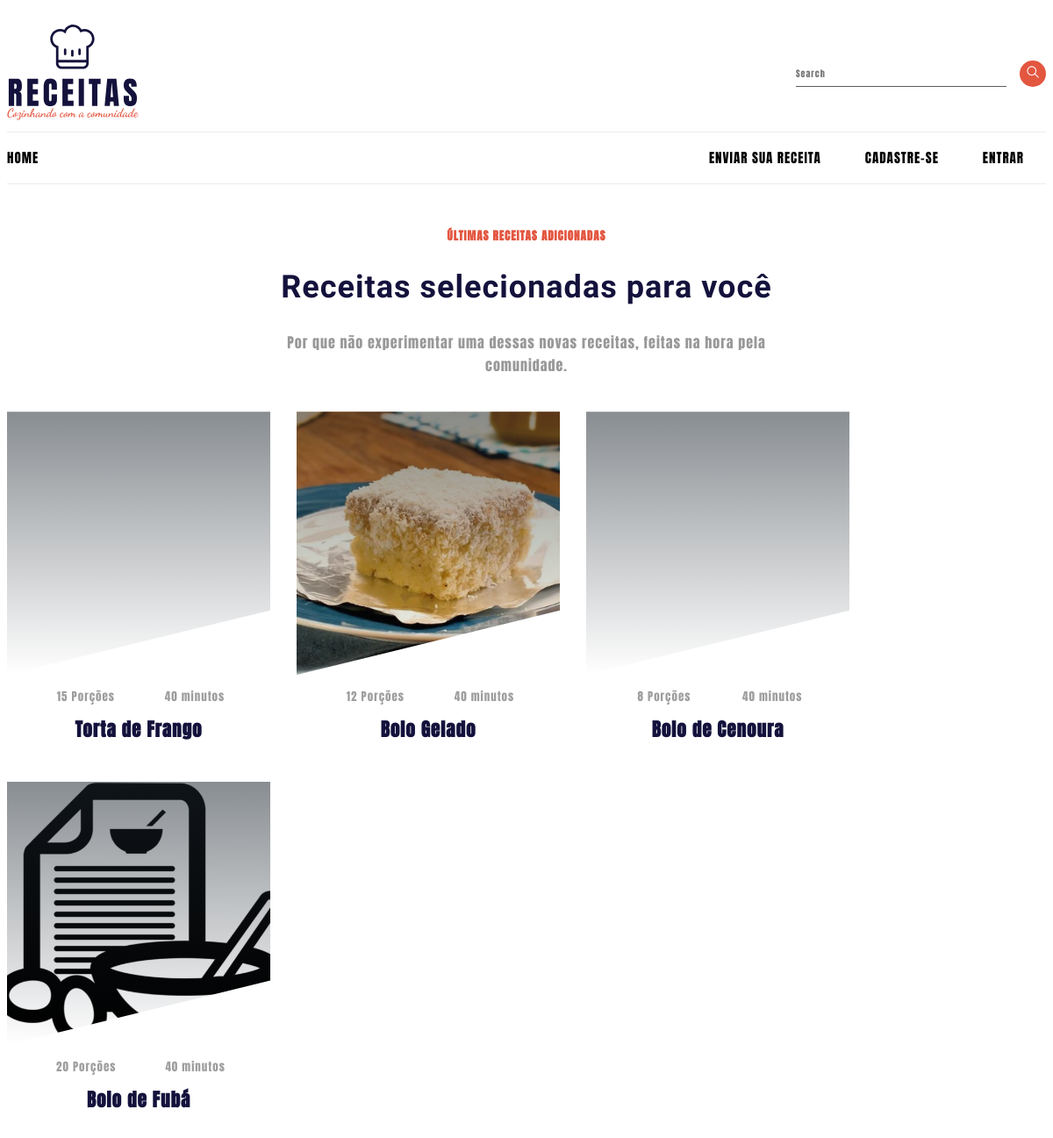
The page / on the database its author committed.
### receitas/models.py (models this page shows, shortened)
class Receita(models.Model):
  pessoa = models.ForeignKey(User, on_delete = models.CASCADE)
  nome = models.CharField(max_length = 200)
  ingredientes = models.TextField()
  modo_preparo = models.TextField()
  tempo_preparo = models.IntegerField()
  rendimento = models.IntegerField()
  categoria = models.CharField(max_length = 100)
  data_receita = models.DateTimeField(default = datetime.now, blank = True)
  foto = models.ImageField(upload_to = 'fotos/%d/%m/%Y', blank = True)
  publicado = models.BooleanField(default = False)

### receitas/views.py (the view)
# urls.py: path('', views.index, name = 'index'),
def index(request):
  receitas = Receita.objects.order_by('-data_receita').filter(publicado = True)
  dados = { 'receitas' : receitas }
  return render(request, 'index.html', dados)

### templates/index.html (shortened to what this page needs)
{% extends 'base.html' %}
{% load static %}
{% block content %}
{% include 'partials/_menu.html' %}
<main>
  <header class="box__header">
    <h6>Últimas receitas adicionadas</h6>
    <h2>Receitas selecionadas para você</h2>
    <h5>Por que não experimentar uma dessas novas receitas, feitas na hora pela comunidade.</h5>
  </header>
  <div class="box__container">
    {% if receitas %}
      {% for receita in receitas %}
        <article class="recipe">
          <header class="header__recipe">
            {% if receita.foto == '' %}
              <a href="{% url 'receita' receita.id %}"><span class="thumbnail__recipe size__medium" style="background-image: url('{% static 'Image/receita_sem_imagem.png' %}');"></span></a>
            {% else %}
              <a href="{% url 'receita' receita.id %}"><span class="thumbnail__recipe size__medium" style="background-image: url('{{ receita.foto.url }}');"></span></a>
            {% endif %}
          </header>
          <div class="recipe__content">
            <footer class="recipe__footer">
              <div class="recipe__portions">
                <span>{{ receita.rendimento }} Porções</span>
              </div>
              <div class="recipe__cooking_time">
                <span>{{ receita.tempo_preparo }} minutos</span>
              </div>
            </footer>
            <h3 class="recipe__title">
              <a href="{% url 'receita' receita.id %}">{{ receita.nome }}</a>
            </h3>
          </div>
        </article>
      {% endfor %}
    {% else %}
        <h2 class="sem__receita">Nenhuma Receita cadastrada!  :(</h2>
    {% endif %}
  </div>
</main>
{% endblock %}

### projetoReceita/static/css/styles.css (style rules this page uses)
:root { --brand-color: #e35640; --blue-color: #14123c; }
* { box-sizing: border-box; font-size: 10px; font-family: 'Anton', sans-serif; letter-spacing: 1px; }
main { max-width: 130rem; margin: 5rem auto; }
.box__header { margin: 0 auto 4rem; }
.box__header h6 { text-align: center; color: var(--brand-color); text-transform: uppercase; position: relative; font-style: normal; font-size: 1.3rem; line-height: 1.4em; max-width: 30rem; margin: 0 auto 1rem; }
.box__header h2 { font-size: 3.6rem; font-family: 'Dancing Script', cursive; line-height: 1.1; text-align: center; color: var(--blue-color); }
.box__header h5 { max-width: 56rem; clear: both; float: inherit; margin-left: auto; margin-right: auto; margin-top: 2rem; line-height: 1.625; font-weight: 400; text-align: center; font-size: 1.6rem; opacity: .4; }
.box__container { display: flex; gap: 3rem; flex-wrap: wrap; }
.recipe { width: 30rem; }
.thumbnail__recipe { z-index: 1; display: block; background-repeat: no-repeat; background-position: center; background-size: cover; position: relative; }
.size__medium { clip-path: polygon(0 0, 102% 0, 102% 75%, 0% 100%); height: 30rem; }
.size__medium::before { content: ""; position: absolute; z-index: 3; width: 100%; height: 100%; background: linear-gradient(to top, rgba(29, 38, 46, 0), rgba(29, 38, 46, .75) 100%); opacity: .7; }
.recipe__footer { display: flex; justify-content: space-evenly; margin: 1.5rem 0; }
.recipe__portions span, .recipe__cooking_time span { font-size: 1.3rem; font-weight: 400; color: #404040; opacity: .5; }
.recipe__title { transition: .3s ease-in-out all; text-align: center; word-break: break-word; }
.recipe__title a { color: var(--blue-color); text-decoration: none; font-size: 2.1rem; line-height: 1.33; }
.recipe__content { margin-bottom: 1.5rem; }

### rows shown on the page
Receita: rendimento "15", tempo_preparo "40", nome "Torta de Frango"
Receita: foto (picture), rendimento "12", tempo_preparo "40", nome "Bolo Gelado"
Receita: rendimento "8", tempo_preparo "40", nome "Bolo de Cenoura"
Receita: rendimento "20", tempo_preparo "40", nome "Bolo de Fubá"
